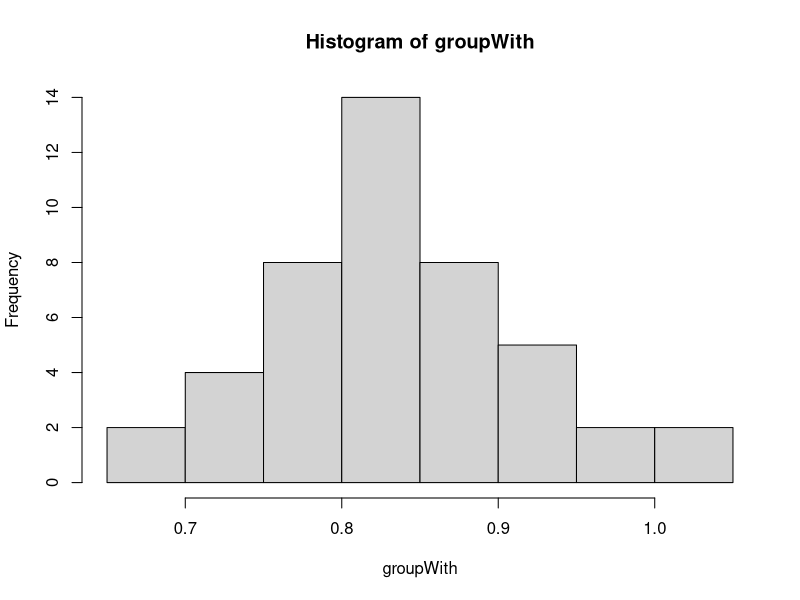
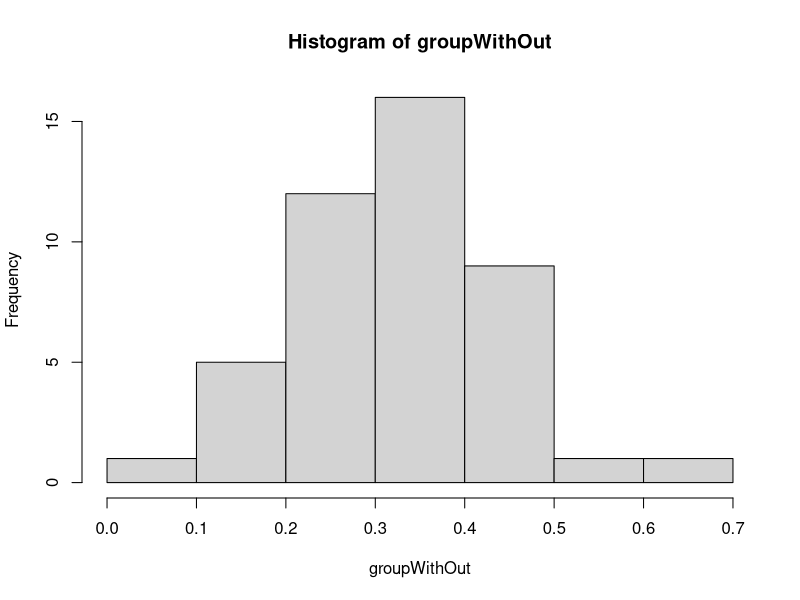
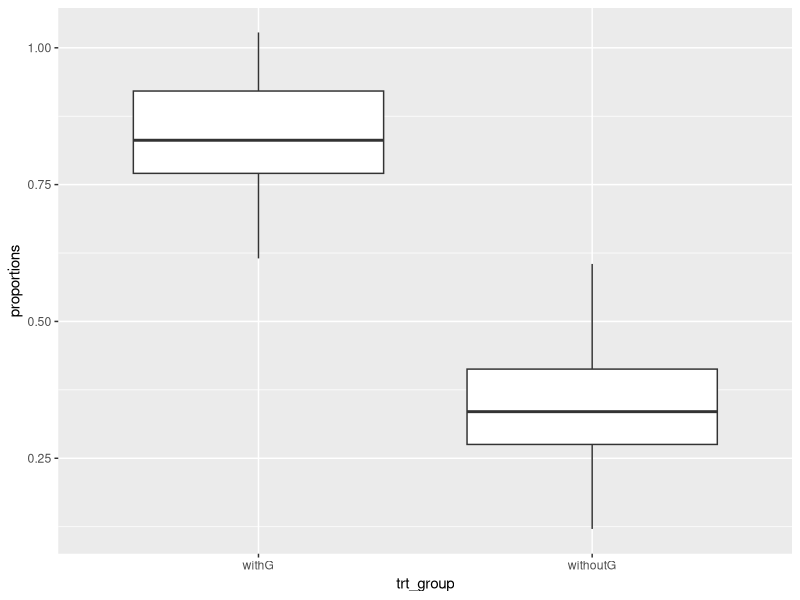

These charts were generated, in order, by the following R code:
## ---- chunk 1
groupWith <- rnorm(n=45, mean = 0.84 , sd = 0.1)
hist(groupWith)

groupWithOut <- rnorm(n=45, mean = 0.33, sd = 0.12)
hist(groupWithOut)

DataFrame <- data.frame(1:45, groupWith, groupWithOut)
## ---- chunk 2
n_group <- 2
n_name <- c("withG", "withoutG")
n_size <- c(45,45)
n_mean <- c(0.84,0.33)
n_sd <- c(0.1,0.12)

ID <- 1:sum(n_size)

proportions <- c(rnorm(n=n_size[1],mean=n_mean[1],sd=n_sd[1]),
             rnorm(n=n_size[2],mean=n_mean[2],sd=n_sd[2]))

trt_group <- rep(n_name,n_size)

ano_data <- data.frame(ID,trt_group,proportions)
head(ano_data)

## ---- chunk 3
ano_model <- aov(proportions~trt_group,data=ano_data)
print(ano_model)
z <- summary(ano_model)
print(z)
flat_out <- unlist(z)
ano_stats <- list(f_ratio <- unlist(z)[7],
                  f_pval <- unlist(z)[9])
print(ano_stats)

library(ggplot2)
ano_plot <- ggplot(ano_data) +
            aes(x=trt_group,y=proportions) +
            geom_boxplot()
print(ano_plot)
